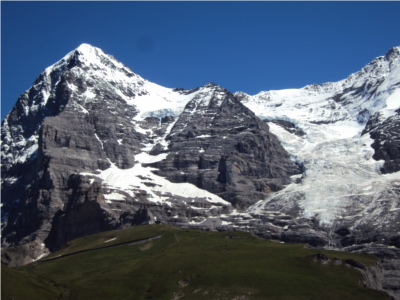
#> input picture Docs_Primitives/pics/M1.JPG, 400 x 300 px
$ python -i FAST.py   (imports and definitions only)
#> lines starting #> are read from the running program, lines starting #| are printed output that depends on the picture; after the words box and inside, x2 and y2 are one past the last pixel; in counts of white or black regions, pixels touching at a corner belong together
import numpy as np
from skimage.color import rgb2gray
import sys


def circle(row: int, col: int) -> dict:
    """
    Renvoie un dictionnaire de pixels ((x,y) tuples) qui constituent la circonférence de la région de recherche d'un pixel.
    Circonférence du cercle = 16 pixels.
    Voir : http://docs.opencv.org/3.0-beta/doc/py_tutorials/py_feature2d/py_fast/py_fast.html pour plus de détails.

    @ paramètres
    ------------
        row : coordonnée ligne d'un pixel.
        col : coordonnée colonne d'un pixel.

    @ return
    ------------
        circle_points : vecteur comparants 16 pixels, constituen la circonférence du pixel (row, col).
    """
    circle_points = {}
    circle_points['p1' ]  = (row-3, col  )    ;    circle_points['p2' ]  = (row-3, col+1)
    circle_points['p3' ]  = (row-2, col+2)    ;    circle_points['p4' ]  = (row-1, col+3)
    circle_points['p5' ]  = (row, col+3  )    ;    circle_points['p6' ]  = (row+1, col+3)
    circle_points['p7' ]  = (row+2, col+2)    ;    circle_points['p8' ]  = (row+3, col+1)
    circle_points['p9' ]  = (row+3, col  )    ;    circle_points['p10']  = (row+3, col-1)
    circle_points['p11']  = (row+2, col-2)    ;    circle_points['p12']  = (row+1, col-3)
    circle_points['p13']  = (row, col-3  )    ;    circle_points['p14']  = (row-1, col-3)
    circle_points['p15']  = (row-2, col-2)    ;    circle_points['p16']  = (row-3, col-1)

    return circle_points


def isCorner(img_gray: np.ndarray, circle_points: list, row: int, col: int, t: int=9, n: int=12) -> bool:
    """
    Nous utilisons une version du test haute vitesse (voir la référence OpenCV) pour détecter un coin :
    Utilise les mêmes pixels retournés par la fonction cercle.
    Les pixels sont ordonnés selon la référence OpenCV (voir la section intitulée : Feature Detection using FAST).

    Méthode :
        - Pour rendre l'algorithme rapide, comparez d'abord l'intensité des pixels {1, 5, 9 et 13} du cercle avec Ip .
          Au moins trois de ces quatre pixels doivent satisfaire le critère de seuil pour que le point d'intérêt existe.

        - Si au moins trois des valeurs des quatre pixels {I1, I5, I9, I13} ne sont pas supérieures à Ip + tou inférieures à Ip - t,
          alors p n'est pas un point d'intérêt (coin). Dans ce cas, rejetez le pixel p comme point d'intérêt possible.
          Sinon, si au moins trois des pixels sont au-dessus ou en dessous de Ip + t, Ip - t respectivement,
          alors vérifiez les 16 pixels et vérifiez si 12 pixels contigus relèvent du critère.

        - Répétez la procédure pour tous les pixels de l'image.

    @ paramètres
    ------------
        img_gray : images en niveau de gris [0, 1]
        row      : coordonnée ligne d'un pixel.
        col      : coordonnée colonne d'un pixel.
        t, n     : Paramètres à fixer t est empiriquement fixé à 9 et n > 8

    @ return
    ------------
        True ou False
    """

    # Comparez d'abord l'intensité des pixels {1, 5, 9 et 13} du cercle avec Ip
    dark_points  = [circle_points[0], circle_points[4], circle_points[8], circle_points[12]] >= img_gray[row, col] + t
    clear_points = [circle_points[0], circle_points[4], circle_points[8], circle_points[12]] <= img_gray[row, col] - t

    if sum(dark_points)>=3 or sum(clear_points)>=3:
        dark_points = np.array(circle_points) >= img_gray[row, col] + t
        clear_points = np.array(circle_points) <= img_gray[row, col] - t
        ones  = np.convolve(dark_points.astype(int).flatten() , np.ones(n),'valid')
        zeros = np.convolve(clear_points.astype(int).flatten() , np.ones(n),'valid')
        return ones.max()>=n or zeros.max()>=n
    return False


def calculateScore(img_gray: np.ndarray, circle_points: list, point: tuple) -> float:
    """
    Calcule le score de suppression non-maximale.
    Le score V est défini comme la somme de la différence absolue entre les intensités de tous les points renvoyés
    par la fonction cercle et l'intensité du pixel central.
    tous les points renvoyés par la fonction cercle et l'intensité du pixel central.

    @ paramètres
    ------------
        img_gray : image en niveau de gris
        point    : cordonnées ligne et colonne d'un pixel

    @ return
    ------------
        True ou False
    """
    row, col = point
    score = sum([np.abs(img_gray[row, col] - value) for value in circle_points])
    return score


def non_maximum_suppression(img_corners: np.ndarray, k_size: tuple=(3, 3)) -> np.ndarray:
    """
    Effectue une suppression non-maximale sur la liste des coins.
    Pour les coins adjacents, élimine celui qui a le plus petit score.
    Sinon, ne rien faire.
    Puisque nous itérons à travers tous les pixels de l'image dans l'ordre, tous les points d'angle
    adjacents devraient se trouver l'un à côté de l'autre dans la liste de tous les coins.
    Une suppression non maximale rejette les coins adjacents qui sont le même point dans la vie réelle.

    @ paramètres
    ------------
        img_corners : images en niveau de gris [0, 1]
        strides     :
        padding     :

    @ return
    ------------
        corners_supress : liste des coordonnées après suppression non maxima
    """

    dx, dy = k_size[0]//2, k_size[1]//2
    corners = np.argwhere(img_corners>0)
    for (row, col) in corners:
        window = img_corners[row-dx:row+dx+1, col-dy:col+dy+1]
        if np.sum(window) == 0:
            localMax = 0
        else:
            localMax = np.amax(window)

        maxCoord = np.unravel_index(np.argmax(window), window.shape) + np.array((row, col))
        # suppress everything
        img_corners[row-dx:row+dx+1, col-dy:col+dy+1] = 0
        # reset only the max
        if localMax > 0:
            img_corners[tuple(maxCoord)[0]-dx, tuple(maxCoord)[1]-dy] = localMax


    return img_corners


def fast(img_gray: np.ndarray, suppress: bool=True, k_size: tuple=(3, 3)) -> np.ndarray:
    """
    Méthode renvoie si le pixel à la position (row, col) est un point d'intérêt ou pas
    @ paramètres
    ------------
        img_gray : images en niveau de gris [0, 1]
        padding  : taille de rembourrage

    @ return
    ------------
        img_corners : images en noire et blanc décrivant les points d'intérêts
    """
    assert k_size[0]%2 != 0 and k_size[1]%2 != 0

    """Si l'image en entrées est de type RGB ou BGR
    On doit la convertir en niveau de gris."""
    if len(img_gray.shape) > 2:
        img_gray = rgb2gray(img_gray)*255.0

    dx, dy = k_size
    img_corners = np.zeros(img_gray.shape)
    rows, cols = img_gray.shape

    for i in range(dx-1, rows-dy):
        for j in range(dx-1, cols-dy):
            circle_points = [img_gray[value] for _, value in circle(i, j).items()]
            if isCorner(img_gray, circle_points, row=i, col=j):
                img_corners[i, j] = calculateScore(img_gray, circle_points, (i, j))

    if suppress:
        img_corners = non_maximum_suppression(img_corners, k_size)

    new_corners = np.argwhere(img_corners>0)
    return img_corners, new_corners

>>> import cv2
>>> picture = cv2.imread('Docs_Primitives/pics/M1.JPG', cv2.IMREAD_GRAYSCALE)
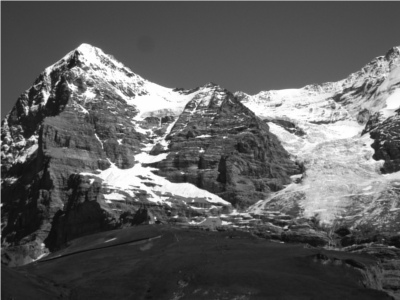
#> picture: shape (300, 400); min 9, max 255, mean 93.9
>>> result = fast(picture)
#> the loop in fast, `for i in range(dx-1, rows-dy):` made 295 passes
#> after the loop in fast, `for i in range(dx-1, rows-dy):`:
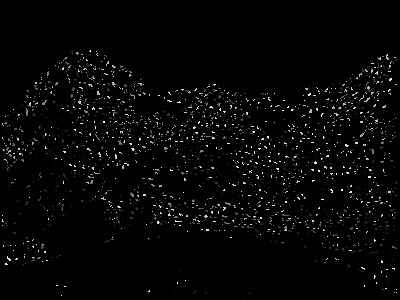
#> img_corners: shape (300, 400) float64; min 0, max 3896, mean 83.7; drawn with min black and max white
#> the loop in non_maximum_suppression, `for (row, col) in corners:` made 5133 passes
#> (row, col) on passes 1 to 3: (50, 90), (51, 72), (51, 89)
#> after the loop in non_maximum_suppression, `for (row, col) in corners:`:
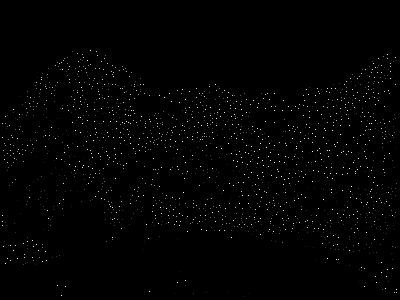
#> img_corners: shape (300, 400) float64; 2.7% of pixels changed, all inside (x1, y1, x2, y2) = (2, 51, 397, 295); drawn with min black and max white
